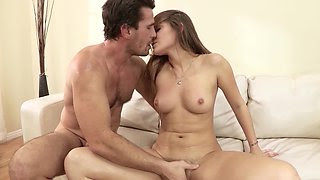
#> input picture temp_image.jpg, 320 x 180 px
$ python -i detectViolence.py   (imports and definitions only)
#> lines starting #> are read from the running program, lines starting #| are printed output that depends on the picture
import cv2
import numpy as np

def detect_violence(image):
    # Convert the Django UploadedFile object to numpy array
    nparr = np.fromstring(image.read(), np.uint8)
    image = cv2.imdecode(nparr, cv2.IMREAD_COLOR)

    # Convert the image to grayscale
    gray_image = cv2.cvtColor(image, cv2.COLOR_BGR2GRAY)

    # Calculate average intensity of the grayscale image
    avg_intensity = np.mean(gray_image)

    # Violence Detection
    threshold_violence = 162  # threshold for violence intensity
    is_violent = avg_intensity > threshold_violence

    # Blood Detection
    # Convert image to HSV color space
    hsv_image = cv2.cvtColor(image, cv2.COLOR_BGR2HSV)

    # Define lower and upper bounds for red color in HSV
    lower_red = np.array([0, 0, 0])
    upper_red = np.array([136, 8, 8])
    # 255 90 0

    mask = cv2.inRange(hsv_image, lower_red, upper_red)

    red_pixel_count = cv2.countNonZero(mask)

    blood_threshold = 5000

    has_blood = red_pixel_count > blood_threshold

    print(f"Is violent: {is_violent}")
    print(f"Has blood level: {red_pixel_count}")
    print(f"The avg_intensity is: {avg_intensity}")

    # final result based on violence and blood detection
    if is_violent or has_blood:
        return True
    else:
        return False

>>> import cv2
>>> picture = cv2.imread('../temp_image.jpg', cv2.IMREAD_GRAYSCALE)
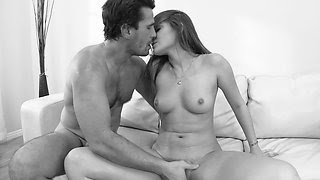
#> picture: shape (180, 320); min 1, max 255, mean 179.3
#> (the run stopped early here; a loop or call above may not have finished)
